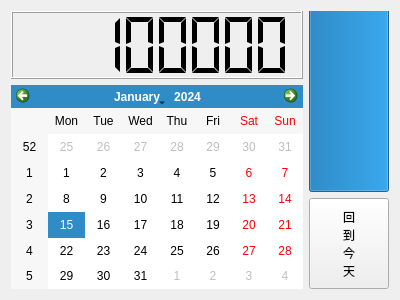
<?xml version="1.0" encoding="UTF-8"?>
<ui version="4.0">
 <class>Widget</class>
 <widget class="QWidget" name="Widget">
  <property name="geometry">
   <rect>
    <x>0</x>
    <y>0</y>
    <width>400</width>
    <height>300</height>
   </rect>
  </property>
  <property name="windowTitle">
   <string>Widget</string>
  </property>
  <layout class="QHBoxLayout" name="horizontalLayout" stretch="0,0">
   <item>
    <layout class="QVBoxLayout" name="verticalLayout_2" stretch="1,3">
     <item>
      <widget class="QLCDNumber" name="lcdNumber">
       <property name="digitCount">
        <number>8</number>
       </property>
       <property name="segmentStyle">
        <enum>QLCDNumber::Flat</enum>
       </property>
       <property name="intValue" stdset="0">
        <number>88888888</number>
       </property>
      </widget>
     </item>
     <item>
      <widget class="QCalendarWidget" name="calendarWidget"/>
     </item>
    </layout>
   </item>
   <item>
    <layout class="QVBoxLayout" name="verticalLayout" stretch="2,1">
     <item>
      <widget class="QProgressBar" name="progressBar">
       <property name="sizePolicy">
        <sizepolicy hsizetype="Minimum" vsizetype="Expanding">
         <horstretch>0</horstretch>
         <verstretch>0</verstretch>
        </sizepolicy>
       </property>
       <property name="maximum">
        <number>9</number>
       </property>
       <property name="value">
        <number>9</number>
       </property>
       <property name="textVisible">
        <bool>false</bool>
       </property>
       <property name="orientation">
        <enum>Qt::Vertical</enum>
       </property>
      </widget>
     </item>
     <item>
      <widget class="QPushButton" name="pushButton">
       <property name="sizePolicy">
        <sizepolicy hsizetype="Minimum" vsizetype="Minimum">
         <horstretch>0</horstretch>
         <verstretch>0</verstretch>
        </sizepolicy>
       </property>
       <property name="text">
        <string>回
到
今
天</string>
       </property>
      </widget>
     </item>
    </layout>
   </item>
  </layout>
 </widget>
 <resources/>
 <connections/>
</ui>
